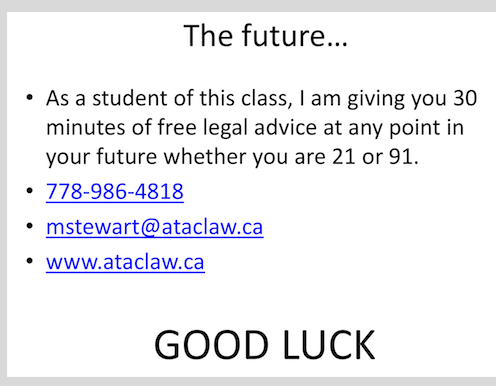
//> input picture src/word-detector/tst.png, 496 x 386 px
$ ./TextDetector tst.png   (built with g++ and OpenCV 4)
//> lines starting //> are read from the running program, lines starting //| are printed output that depends on the picture; after the words box and inside, x2 and y2 are one past the last pixel; in counts of white or black regions, pixels touching at a corner belong together
#include <opencv2/imgproc/imgproc.hpp>
#include <opencv2/highgui/highgui.hpp>
#include "opencv2/features2d/features2d.hpp"
#include <iostream>
#include <cmath>
#include <map>

using namespace std;

void printRect(cv::Rect &rect);
pair<cv::Rect*, cv::Rect> rectPair(cv::Rect* r1_ptr, cv::Rect r2);
cv::Rect* nearestMean(cv::Rect to, vector <cv::Rect> &means, double &error);
double distanceBetweenLetters(cv::Rect r1, cv::Rect r2);
int getRandomRect(vector<cv::Rect> &rects);
void clusterToLinesWithKmeans(vector<cv::Rect> &boxes,
                              vector<cv::Rect> &lines,
                              double &error);
void clusterToLinesWithHierarchical(vector<cv::Rect> &boxes,
                                    vector<cv::Rect> &lines,
                                    double &error);
void overlapFilter(vector<cv::Rect> &boxes);
void outlierFilter(vector<cv::Rect> &boxes, double cutoff);

// [10 lines left out: functions printRect, rectPair, not called in this run]

/*
 agglomorative hierarchical clustering => O(n^3), needs optimization
 https://en.wikipedia.org/wiki/Hierarchical_clustering
 Linkage criteria: single linkage
*/
void clusterToLinesWithHierarchical(vector<cv::Rect> &boxes,
                                    vector<cv::Rect> &lines,
                                    double &error)
{
    double minDist;
    int minDistC1, minDistC2;

    // start with all the rects as individual clusters => O(n)
    lines.clear();
    for (auto & box:boxes) lines.push_back(box);

    int i = 1;
    double lastSS = DBL_MAX;
    double totalSS;
    do {

        minDist = DBL_MAX;
        totalSS = 0;

        // find the closest 2 boxes => O(n^2)
        for (int i = 0; i < lines.size()-1; i++){
            for (int j = i+1; j < lines.size(); j++){
                double dist = distanceBetweenLetters(lines[i], lines[j]);
                totalSS += dist;
                if (dist < minDist){
                    minDist = dist;
                    minDistC1 = i;
                    minDistC2 = j;
                }
            }
        }

        // merge the 2 closest boxes into one
        cv::Rect c1 = lines[minDistC1];
        cv::Rect c2 = lines[minDistC2];
        cv::Rect merged = c1 | c2;
        lines[minDistC1] = merged;
        lines.erase(lines.begin()+minDistC2);

        double diff = lastSS - totalSS;
        printf("diff %f\n", diff);
        lastSS = totalSS;

        cv::Mat img1 = cv::imread("tst.png");
        for (int i = 0; i < lines.size(); i++)
            cv::rectangle(img1, lines[i], CV_RGB(50, 200, 50));
        cv::rectangle(img1, merged, CV_RGB(0, 0, 0));
        cv::rectangle(img1, c1, CV_RGB(255, 0, 50));
        cv::rectangle(img1, c2, CV_RGB(0, 0, 255));
        cv::imshow("mser", img1);
        cv::waitKey(0);

        i++;
    } while (lines.size() > 1);

}

/*
 A special distance function optimized to give the distance between letters
 of the same line as small a distance value as possible
*/
double distanceBetweenLetters(cv::Rect r1, cv::Rect r2)
{
    // penalize vertical distance more, and use the rect base as y
    float dy = abs(pow((r1.y + r1.height) - (r2.y + r2.height), 8.0));
    float dx = abs(pow((r1.x + (r1.width/2.0)) - (r2.x + (r2.width/2.0)), 1.0));
    return dx + sqrt(dy);
}

// [102 lines left out: functions nearestMean, getRandomRect, clusterToLinesWithKmeans, not called in this run]

/**
given vector of cv::MSER bounding boxes, return a vecor subset of boxes that
represent the overlapping regions in the original vector. So if 3 boxes
 overlapped in the original vector, they would be found as one entry (the
 union of the 3) in the output vector
*/
void overlapFilter(vector<cv::Rect> &boxes )
{
    bool shouldStop = false;

    while (!shouldStop){
        shouldStop = true;
        for (int i = 0; i < boxes.size()-1; i++){
            for (int j = i+1; j < boxes.size(); j++){
                bool intersects = (boxes[i] & boxes[j]).area() > 0;
                if (intersects){
                    boxes[i] = boxes[i] | boxes[j];
                    boxes.erase(boxes.begin() + j);
                    j--; shouldStop = false;
                }
            }
        }
    }
}

/**
Given a vector of type cv:rect remove the outliers by excluding the rects
that are not within cutoff standard deviations from the average
Params:
    boxes: input cv rect vector
    cutoff: exclude rects not within this many sd from the mean
**/
void outlierFilter(vector<cv::Rect> &boxes,
                   double cutoff)
{
    double sum, mean, sd, n;

    // calculate the mean
    n = (double) boxes.size();
    sum = 0;
    for (int i = 0; i < n; i++) sum += boxes[i].area();
    mean = sum/n;

    // caluclate the standard deviation
    sum = 0;
    for (int i = 0; i < n; i++)
        sum += pow(boxes[i].area() - mean, 2.0);
    sd = sqrt(sum/(n - 1));

    // erase if too far from sd (z-score)
    boxes.erase(remove_if(boxes.begin(),
                          boxes.end(),
                          [mean, sd, cutoff](cv::Rect r){
                               return abs(((r.area() - mean)/sd)) > cutoff;
                           }),
                boxes.end());
}


int main(int argc, char *argv[])
{

    // the regions vector passed to detectRegions is the set of points/pixels
    // that belong to a maximally stable extremal region, we don't need it
    vector<vector<cv::Point> > regions;
    vector<cv::Rect> boxes, reducedBoxes, lineBoxes, bestLines, reducedLines;
    cv::Mat img = cv::imread(argv[1], CV_LOAD_IMAGE_GRAYSCALE);
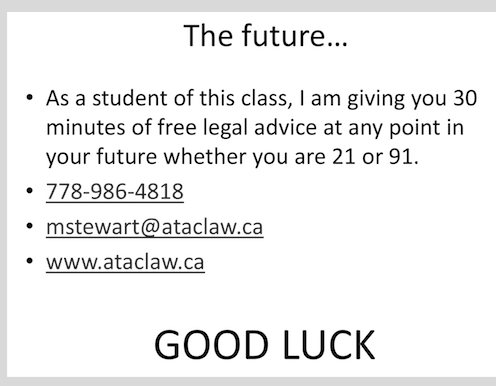
//> img: 386 rows x 496 cols, CV_8UC1; min 0, max 255, mean 239.6
    cv::Ptr<cv::MSER> ms = cv::MSER::create();
    double error = DBL_MAX;
    double minError = DBL_MAX;

    // default is 60, smaller means high recall low percision
    ms->setMinArea(15);
    ms->detectRegions(img, regions, boxes);
//> regions = 2353 contours, 1194 with area under 20; largest, box (x1, y1, x2, y2) and area: (45, 218, 264, 239) 4876, (45, 218, 264, 239) 4809, (45, 218, 264, 239) 4799, (45, 218, 264, 239) 4766, (45, 218, 264, 239) 4700; boxes = 2353 Rects (x, y, width, height), first 8: [1, 1, 494, 384], [27, 95, 5, 4], [27, 94, 5, 5], [27, 94, 5, 6], [27, 94, 5, 6], [27, 94, 5, 6], [27, 94, 5, 6], [27, 94, 5, 6]

    printf("MSER box count is %i\n", int(boxes.size()));
//| MSER box count is 2353
    outlierFilter(boxes, 1.0);
//> in outlierFilter, `n = (double) boxes.size();`: n = 2353
//> the loop in outlierFilter, `for (int i = 0; i < n; i++) sum += boxes[i].area();` made 2353 passes
//> sum on passes 1 to 3: 189696, 189716, 189741
//> after the loop in outlierFilter, `for (int i = 0; i < n; i++) sum += boxes[i].area();`: sum = 642533
//> in outlierFilter, `mean = sum/n;`: mean = 273.1
//> after the loop in outlierFilter, `for (int i = 0; i < n; i++)`: sum = 3.63e+10
//> in outlierFilter, `sd = sqrt(sum/(n - 1));`: sd = 3926.9
//> in outlierFilter, `boxes.erase(remove_if(boxes.begin(), boxes.end(), [mean, sd, cutoff](c..`: boxes = 2336 Rects (x, y, width, height), first 8: [27, 95, 5, 4], [27, 94, 5, 5], [27, 94, 5, 6], [27, 94, 5, 6], [27, 94, 5, 6], [27, 94, 5, 6], [27, 94, 5, 6], [26, 94, 7, 6]
    printf("Outlier filter reduced count is %i\n", int(boxes.size()));
//| Outlier filter reduced count is 2336
    overlapFilter(boxes);
//> the loop in overlapFilter, `while (!shouldStop)` made 3 passes
//> after the loop in overlapFilter, `while (!shouldStop)`: shouldStop = true; boxes = 149 Rects (x, y, width, height), first 8: [26, 93, 7, 8], [26, 257, 7, 7], [26, 222, 7, 7], [26, 187, 7, 7], [46, 89, 23, 17], [46, 217, 218, 21], [194, 152, 11, 13], [205, 149, 8, 16]
    printf("Overlap filter reduced count is %i\n", int(boxes.size()));
//| Overlap filter reduced count is 149
    clusterToLinesWithHierarchical(boxes, lineBoxes, error);
//> the loop in clusterToLinesWithHierarchical, `for (auto & box:boxes) lines.push_back(box);` made 149 passes
//> box on passes 1 to 12: Rect(26, 93, 7, 8), Rect(26, 257, 7, 7), Rect(26, 222, 7, 7), Rect(26, 187, 7, 7), Rect(46, 89, 23, 17), Rect(46, 217, 218, 21), Rect(194, 152, 11, 13), Rect(205, 149, 8, 16), Rect(215, 147, 10, 18), Rect(252, 152, 11, 17), Rect(263, 152, 12, 13), Rect(277, 152, 10, 13)
//> after the loop in clusterToLinesWithHierarchical, `for (auto & box:boxes) lines.push_back(box);`: lines has the same summary as boxes in overlapFilter
//> the loop in clusterToLinesWithHierarchical, `for (int i = 0; i < lines.size()-1; i++)` made 148 passes
//> (totalSS, minDist, minDistC1, minDistC2) on passes 1 to 12: (4.99e+10, 653, 0, 4), (1.11e+11, 653, 0, 4), (1.37e+11, 653, 0, 4), (1.52e+11, 57, 3, 148), (1.96e+11, 22.5, 4, 19), (2.29e+11, 22.5, 4, 19), (2.45e+11, 9.5, 6, 7), (2.61e+11, 9.5, 6, 7), (2.77e+11, 9.5, 6, 7), (2.92e+11, 9.5, 6, 7), (3.08e+11, 9.5, 6, 7), (3.24e+11, 9.5, 6, 7)
//> after the loop in clusterToLinesWithHierarchical, `for (int i = 0; i < lines.size()-1; i++)`: totalSS = 4.5e+12; minDist = 7; minDistC1 = 131; minDistC2 = 146
//> in clusterToLinesWithHierarchical, `cv::Rect c1 = lines[minDistC1];`: c1 = Rect(335, 42, 5, 5)
//> in clusterToLinesWithHierarchical, `cv::Rect c2 = lines[minDistC2];`: c2 = Rect(342, 42, 5, 5)
//> in clusterToLinesWithHierarchical, `cv::Rect merged = c1 | c2;`: merged = Rect(335, 42, 12, 5)
//> in clusterToLinesWithHierarchical, `lines.erase(lines.begin()+minDistC2);`: lines = 148 Rects (x, y, width, height), first 8: [26, 93, 7, 8], [26, 257, 7, 7], [26, 222, 7, 7], [26, 187, 7, 7], [46, 89, 23, 17], [46, 217, 218, 21], [194, 152, 11, 13], [205, 149, 8, 16]
//> in clusterToLinesWithHierarchical, `double diff = lastSS - totalSS;`: diff = 1.8e+308
//> (printed output is left out)
//> in clusterToLinesWithHierarchical, `lastSS = totalSS;`: lastSS = 4.5e+12
//> in clusterToLinesWithHierarchical, img1 is the input picture: 386 rows x 496 cols, CV_8UC3; mean B, G, R 243, 239.2, 239.2
//> the loop in clusterToLinesWithHierarchical, `for (int i = 0; i < lines.size(); i++)` made 148 passes
//> after the loop in clusterToLinesWithHierarchical, `for (int i = 0; i < lines.size(); i++)`:
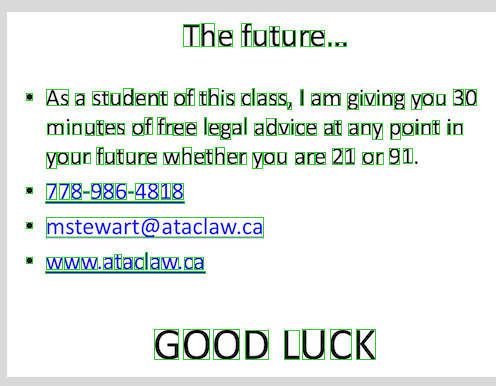
//> img1: 386 rows x 496 cols, CV_8UC3; 4.2% of pixels changed, all inside (x1, y1, x2, y2) = (26, 23, 477, 360)
//> in clusterToLinesWithHierarchical, `cv::rectangle(img1, merged, CV_RGB(0, 0, 0));`: img1: 386 rows x 496 cols, CV_8UC3; 30 pixels changed, all inside (x1, y1, x2, y2) = (335, 42, 347, 47)
//> in clusterToLinesWithHierarchical, `cv::rectangle(img1, c1, CV_RGB(255, 0, 50));`: img1: 386 rows x 496 cols, CV_8UC3; mean B, G, R 235.4, 238.5, 232.2
//> in clusterToLinesWithHierarchical, `cv::rectangle(img1, c2, CV_RGB(0, 0, 255));`: img1: 386 rows x 496 cols, CV_8UC3; mean B, G, R 235.4, 238.5, 232.2


    cv::Mat img2 = cv::imread(argv[1]);
    for (int i = 0; i < lineBoxes.size(); i++) {
        cv::rectangle(img2, lineBoxes[i], CV_RGB(50, 200, 50));
    }
//> this loop made 1 pass
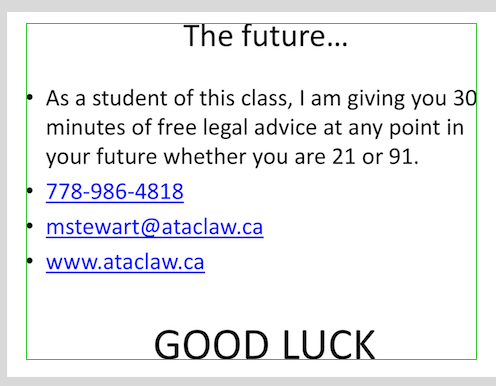
//> img2: 386 rows x 496 cols, CV_8UC3; 0.82% of pixels changed, all inside (x1, y1, x2, y2) = (26, 23, 477, 360)

    cv::imshow("mser", img2);
    cv::waitKey(0);
    return 0;
}
